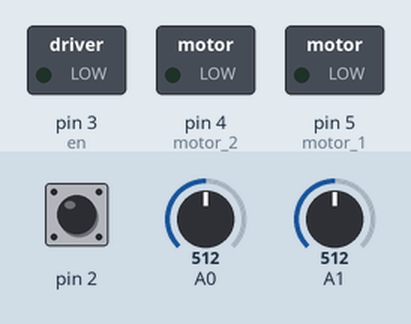
Simulated run of this sketch. Board: Arduino Uno, built with avr-gcc and run on an emulated ATmega328P. Shown: switched loads named in the sketch (green lamp = pin HIGH). The test bench sets the inputs (shaded band); at power-on: A0 = 512, A1 = 512, pin 2 HIGH.

Above: at 1.2 s.
1.3 s: A0 set to 693
2.8 s: A0 set to 708
At 3.9 s:
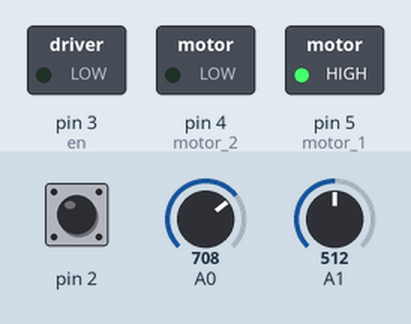
4.3 s: A1 set to 318
5.8 s: A1 set to 289
At 7.0 s:
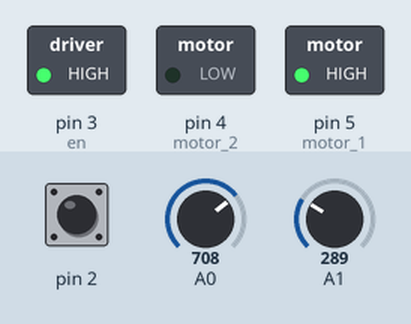
7.3 s: A0 set to 310
8.8 s: A0 set to 289
At 9.6 s:
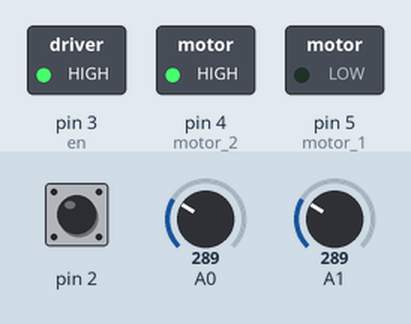
Timing chart, 0 to 11.3 s (numbered marks = the images above; inputs shaded):
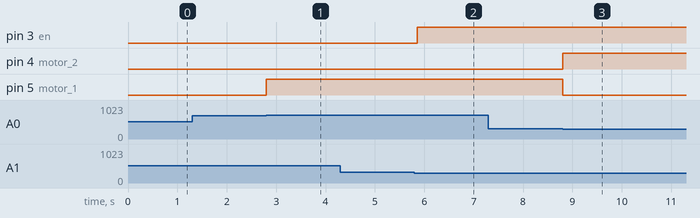

Measured:
- the behaviour switches between 700 and 701 on A0 (found by bisection; images 0 and 1)
- the behaviour switches between 300 and 299 on A1 (found by bisection; images 1 and 2)
- the behaviour switches between 300 and 299 on A0 (found by bisection; images 2 and 3)
- after the input at 1.3 s, every drawn part: stays the same
- after the input at 2.8 s, pin 5 (motor_1): LOW → HIGH at once
- after the input at 4.3 s, every drawn part: stays the same
- after the input at 5.8 s, pin 3 (en): LOW → HIGH after 0.06 s
- after the input at 7.3 s, every drawn part: stays the same
- after the input at 8.8 s, pin 4 (motor_2): LOW → HIGH at once; pin 5 (motor_1): HIGH → LOW at once

The sketch:

________________DC__.ino
```cpp
int motor_1 = 5;
int motor_2 = 4;
int en = 3;

int a = 0;
int x;
int y;
int z;

void setup() {
  pinMode(motor_1, OUTPUT);
  pinMode(motor_2, OUTPUT);
  pinMode(en, OUTPUT);
  pinMode(14, INPUT);
  pinMode(15, INPUT);
  pinMode(2, INPUT_PULLUP);
  attachInterrupt(0, func, FALLING);
}

void func(){
  digitalWrite(motor_1, HIGH);
  digitalWrite(motor_2, HIGH);
}

void loop() {
  x = analogRead(14);
  y = analogRead(15);

  if (x > 700) {
    digitalWrite(motor_1, HIGH);
    digitalWrite(motor_2, LOW);
  } else if (x < 300) {
    digitalWrite(motor_1, LOW);
    digitalWrite(motor_2, HIGH);
  }
  if (y < 300) {
    a += 1;
  } else if (y > 700) {
    a -= 1;
  }
  if (a > 255) {
    a = 255;
  }
  if (a < 0) {
    a = 0;
  }
  analogWrite(en, a);
}
```
